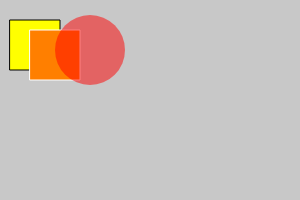
Frame 1 (no input)
Frame 60 (no input): identical to frame 1, image omitted
Frame 120 (the mouse pressed at the canvas centre since frame 60): identical to frame 1, image omitted

The p5.js sketch that drew this single still picture (run headless with seeded random() and noise() and a simulated clock; from frame 60 on, the mouse is pressed at the canvas centre):

// p5.js sketch
// ── sketch.js
function setup() {
	// Crea un'area di disegno e imposta lo sfondo
	createCanvas(300, 200)
	background(200)

	// Disegna un rettangolo giallo
	fill(255, 255, 0)
	rect(10, 20, 50, 50)

	// Disegna un rettangolo arancione con bordo bianco
	fill(255, 127, 0)
	stroke(255)
	rect(30, 30, 50, 50)

	// Disegna un cerchio rosso semitrasparente
	fill(255, 0, 0, 128)
	noStroke()
	ellipse(90, 50, 70, 70)
}

// Funzione draw vuota - nessuna animazione
function draw() {
}
